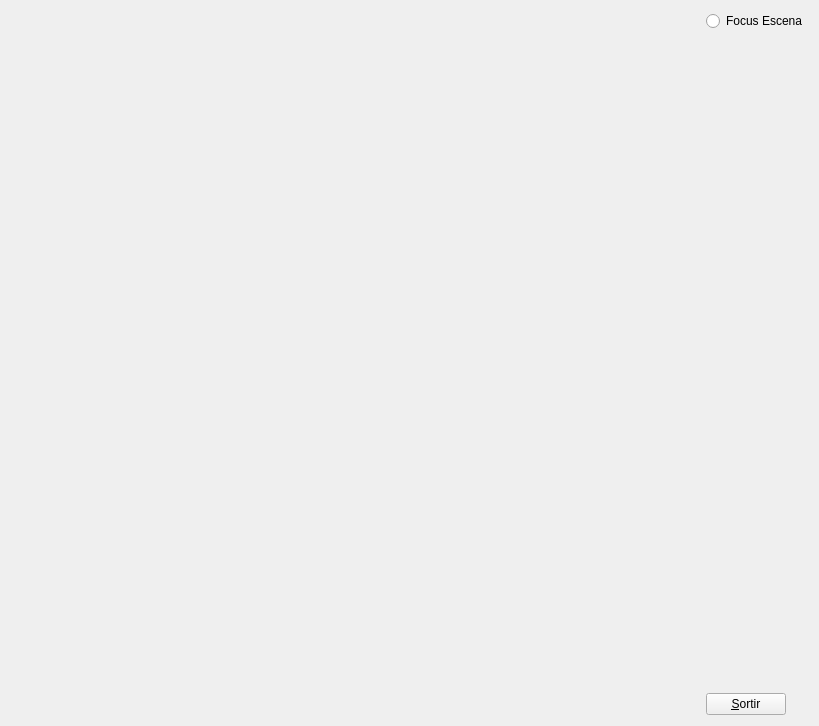
<?xml version="1.0" encoding="UTF-8"?>
<ui version="4.0">
 <class>MyForm</class>
 <widget class="QWidget" name="MyForm">
  <property name="geometry">
   <rect>
    <x>0</x>
    <y>0</y>
    <width>819</width>
    <height>726</height>
   </rect>
  </property>
  <property name="windowTitle">
   <string>Form</string>
  </property>
  <layout class="QHBoxLayout" name="horizontalLayout">
   <item>
    <widget class="MyGLWidget" name="widget" native="true">
     <property name="sizePolicy">
      <sizepolicy hsizetype="Expanding" vsizetype="Expanding">
       <horstretch>0</horstretch>
       <verstretch>0</verstretch>
      </sizepolicy>
     </property>
    </widget>
   </item>
   <item>
    <layout class="QVBoxLayout" name="verticalLayout">
     <item>
      <widget class="MyRadioButton" name="radioButton">
       <property name="text">
        <string>Focus Escena</string>
       </property>
      </widget>
     </item>
     <item>
      <spacer name="verticalSpacer">
       <property name="orientation">
        <enum>Qt::Vertical</enum>
       </property>
       <property name="sizeHint" stdset="0">
        <size>
         <width>20</width>
         <height>40</height>
        </size>
       </property>
      </spacer>
     </item>
     <item>
      <widget class="QPushButton" name="pushButton">
       <property name="sizePolicy">
        <sizepolicy hsizetype="Fixed" vsizetype="Fixed">
         <horstretch>0</horstretch>
         <verstretch>0</verstretch>
        </sizepolicy>
       </property>
       <property name="text">
        <string>&amp;Sortir</string>
       </property>
      </widget>
     </item>
    </layout>
   </item>
  </layout>
 </widget>
 <customwidgets>
  <customwidget>
   <class>MyGLWidget</class>
   <extends>QWidget</extends>
   <header>MyGLWidget.h</header>
   <container>1</container>
   <slots>
    <signal>sigNom()</signal>
    <signal>sigToggle()</signal>
    <slot>canviCamara()</slot>
   </slots>
  </customwidget>
  <customwidget>
   <class>MyRadioButton</class>
   <extends>QRadioButton</extends>
   <header>MyRadioButton.h</header>
   <slots>
    <slot>changeName()</slot>
   </slots>
  </customwidget>
 </customwidgets>
 <resources/>
 <connections>
  <connection>
   <sender>pushButton</sender>
   <signal>clicked()</signal>
   <receiver>MyForm</receiver>
   <slot>close()</slot>
   <hints>
    <hint type="sourcelabel">
     <x>775</x>
     <y>715</y>
    </hint>
    <hint type="destinationlabel">
     <x>839</x>
     <y>529</y>
    </hint>
   </hints>
  </connection>
  <connection>
   <sender>radioButton</sender>
   <signal>clicked()</signal>
   <receiver>widget</receiver>
   <slot>canviCamara()</slot>
   <hints>
    <hint type="sourcelabel">
     <x>759</x>
     <y>26</y>
    </hint>
    <hint type="destinationlabel">
     <x>589</x>
     <y>121</y>
    </hint>
   </hints>
  </connection>
  <connection>
   <sender>widget</sender>
   <signal>sigToggle()</signal>
   <receiver>radioButton</receiver>
   <slot>toggle()</slot>
   <hints>
    <hint type="sourcelabel">
     <x>668</x>
     <y>256</y>
    </hint>
    <hint type="destinationlabel">
     <x>787</x>
     <y>34</y>
    </hint>
   </hints>
  </connection>
  <connection>
   <sender>widget</sender>
   <signal>sigNom()</signal>
   <receiver>radioButton</receiver>
   <slot>changeName()</slot>
   <hints>
    <hint type="sourcelabel">
     <x>649</x>
     <y>378</y>
    </hint>
    <hint type="destinationlabel">
     <x>800</x>
     <y>22</y>
    </hint>
   </hints>
  </connection>
 </connections>
</ui>
